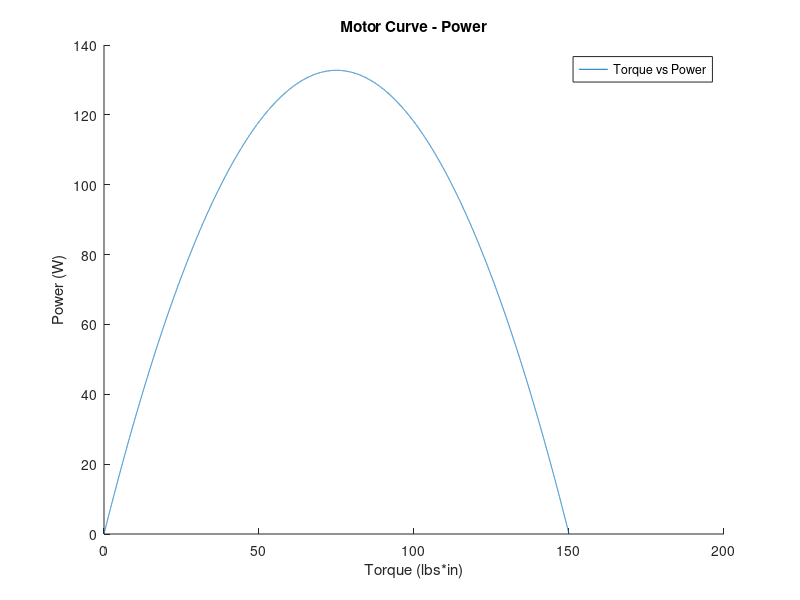

This chart was generated by the following MATLAB code:
hold on
title('Motor Curve - Power');
xlabel('Torque (lbs*in)');
ylabel('Power (W)');
x=0:0.01:150;
y=x.*(-2.*x+300).*0.0118;
plot(x,y);
legend('Torque vs Power');
hold off

%Formula for this line is Torque*Angular Velocity*Scalar=Power